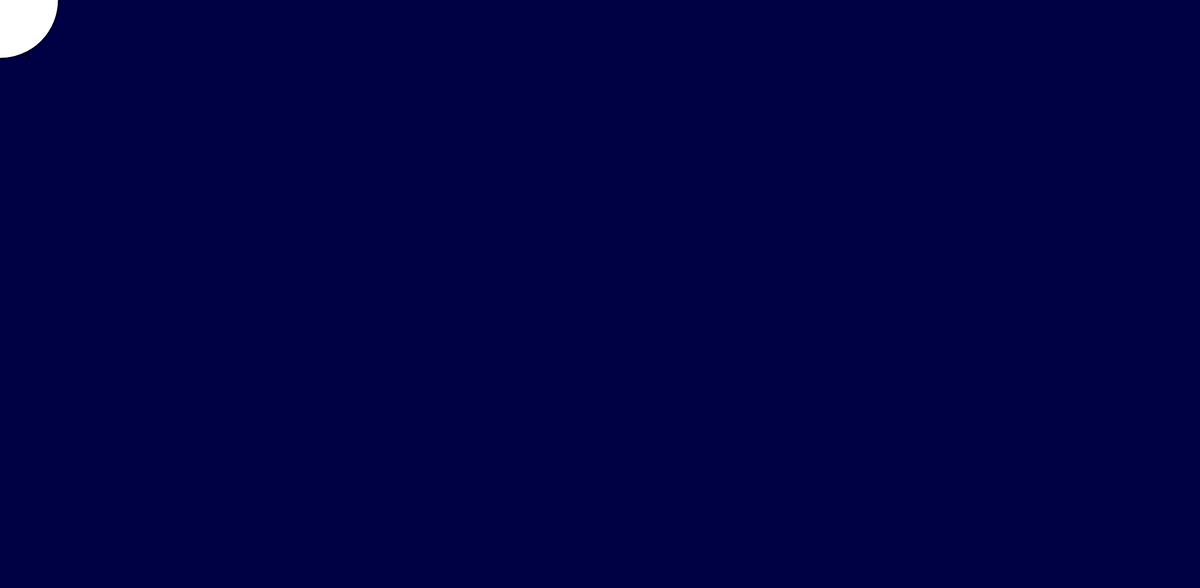
Frame 1 (no input)
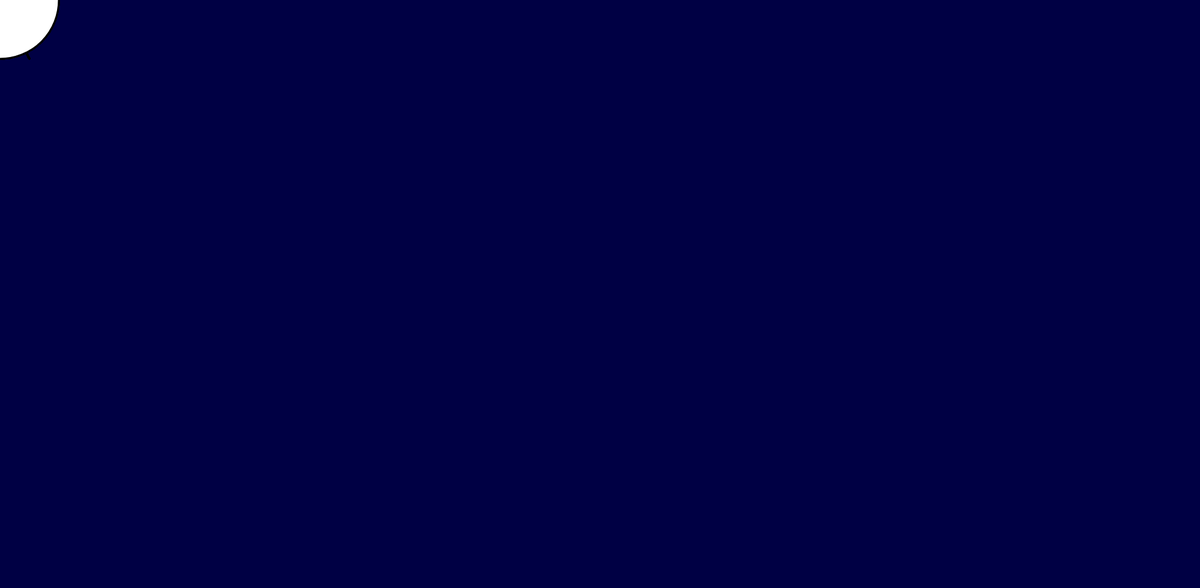
Frame 60 (no input)
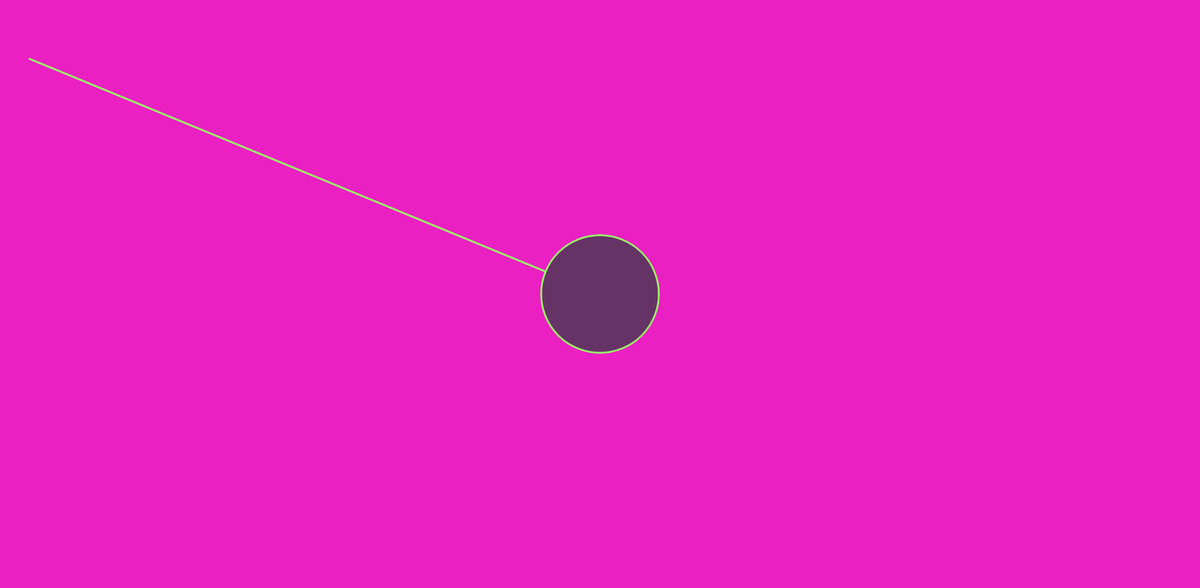
Frame 120 (the mouse pressed at the canvas centre since frame 60)

The p5.js sketch that drew these frames (run headless with seeded random() and noise() and a simulated clock; from frame 60 on, the mouse is pressed at the canvas centre):

// p5.js sketch
// ── sketch.js
var diam2=0

let bgColor = 0;
let ellipseColor = 0;
let squareColor = 0;

function setup() { 
  createCanvas(2040,1000);
  bgColor = random("#000044");
  background("#000044");
  strokeWeight(3);
} 

function draw() {
if (mouseIsPressed) { 
  background(bgColor);
  noStroke();
  fill(ellipseColor);
  noStroke();
  fill("#663366");
  stroke("#99ff66");
  stroke("#663366");
  stroke("#99ff66");
  bgColor = color(random(255), random(255), random(255));
  ellipseColor = color(random(255), random(255), random(255));
 } else {
 }
  line(mouseX, mouseY,50,100,20,20,random(255), random(255), random(255));
  ellipse(mouseX, mouseY,200,200,20,20,random(255), random(255), random(255));
  ellipseColor = color(random(255), random(255), random(255));
    
{
 
  diam1=diam=+5}

}
